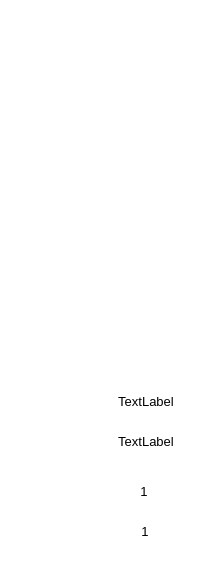
  <widget class="QFrame" name="frame_8">
   <property name="geometry">
    <rect>
     <x>1540</x>
     <y>480</y>
     <width>211</width>
     <height>561</height>
    </rect>
   </property>
   <property name="styleSheet">
    <string notr="true">background: transparent; 
background-image: url(:/pic/blue_bg.png);
border:0px</string>
   </property>
   <property name="frameShape">
    <enum>QFrame::StyledPanel</enum>
   </property>
   <property name="frameShadow">
    <enum>QFrame::Raised</enum>
   </property>
   <widget class="QLabel" name="label_3">
    <property name="geometry">
     <rect>
      <x>1155</x>
      <y>113</y>
      <width>106</width>
      <height>26</height>
     </rect>
    </property>
    <property name="font">
     <font>
      <pointsize>15</pointsize>
     </font>
    </property>
    <property name="layoutDirection">
     <enum>Qt::LeftToRight</enum>
    </property>
    <property name="styleSheet">
     <string notr="true">color: rgb(255, 255, 255);
background-image: url(:/pic/smalltitle.png);</string>
    </property>
    <property name="text">
     <string>1#液压站</string>
    </property>
    <property name="alignment">
     <set>Qt::AlignCenter</set>
    </property>
   </widget>
   <widget class="SingleEmForm" name="sp_em_2_widget" native="true">
    <property name="geometry">
     <rect>
      <x>7</x>
      <y>113</y>
      <width>95</width>
      <height>230</height>
     </rect>
    </property>
   </widget>
   <widget class="QLabel" name="label_28">
    <property name="geometry">
     <rect>
      <x>20</x>
      <y>353</y>
      <width>73</width>
      <height>15</height>
     </rect>
    </property>
    <property name="font">
     <font>
      <pointsize>9</pointsize>
     </font>
    </property>
    <property name="styleSheet">
     <string notr="true">color: rgb(255, 255, 255);
background-image: url(:/pic/subtitle.png);</string>
    </property>
    <property name="text">
     <string>2#刮板机</string>
    </property>
    <property name="alignment">
     <set>Qt::AlignCenter</set>
    </property>
   </widget>
   <widget class="QLabel" name="label_29">
    <property name="geometry">
     <rect>
      <x>17</x>
      <y>83</y>
      <width>73</width>
      <height>15</height>
     </rect>
    </property>
    <property name="font">
     <font>
      <pointsize>9</pointsize>
     </font>
    </property>
    <property name="styleSheet">
     <string notr="true">color: rgb(255, 255, 255);
background-image: url(:/pic/subtitle.png);</string>
    </property>
    <property name="text">
     <string>2#刮板电机</string>
    </property>
    <property name="alignment">
     <set>Qt::AlignCenter</set>
    </property>
   </widget>
   <widget class="QLabel" name="label_30">
    <property name="geometry">
     <rect>
      <x>117</x>
      <y>83</y>
      <width>73</width>
      <height>15</height>
     </rect>
    </property>
    <property name="font">
     <font>
      <pointsize>9</pointsize>
     </font>
    </property>
    <property name="styleSheet">
     <string notr="true">color: rgb(255, 255, 255);
background-image: url(:/pic/subtitle.png);</string>
    </property>
    <property name="text">
     <string>3#刮板电机</string>
    </property>
    <property name="alignment">
     <set>Qt::AlignCenter</set>
    </property>
   </widget>
   <widget class="QLabel" name="label_31">
    <property name="geometry">
     <rect>
      <x>120</x>
      <y>353</y>
      <width>73</width>
      <height>15</height>
     </rect>
    </property>
    <property name="font">
     <font>
      <pointsize>9</pointsize>
     </font>
    </property>
    <property name="styleSheet">
     <string notr="true">color: rgb(255, 255, 255);
background-image: url(:/pic/subtitle.png);</string>
    </property>
    <property name="text">
     <string>3#刮板机</string>
    </property>
    <property name="alignment">
     <set>Qt::AlignCenter</set>
    </property>
   </widget>
   <widget class="SingleEmForm" name="sp_em_3_widget" native="true">
    <property name="geometry">
     <rect>
      <x>107</x>
      <y>113</y>
      <width>95</width>
      <height>230</height>
     </rect>
    </property>
   </widget>
   <widget class="QLabel" name="label_18">
    <property name="geometry">
     <rect>
      <x>50</x>
      <y>20</y>
      <width>106</width>
      <height>26</height>
     </rect>
    </property>
    <property name="font">
     <font>
      <pointsize>15</pointsize>
     </font>
    </property>
    <property name="layoutDirection">
     <enum>Qt::LeftToRight</enum>
    </property>
    <property name="styleSheet">
     <string notr="true">color: rgb(255, 255, 255);
background-image: url(:/pic/smalltitle.png);</string>
    </property>
    <property name="text">
     <string>3#液压站</string>
    </property>
    <property name="alignment">
     <set>Qt::AlignCenter</set>
    </property>
   </widget>
   <widget class="QLabel" name="label_98">
    <property name="geometry">
     <rect>
      <x>37</x>
      <y>520</y>
      <width>72</width>
      <height>22</height>
     </rect>
    </property>
    <property name="font">
     <font>
      <pointsize>10</pointsize>
     </font>
    </property>
    <property name="styleSheet">
     <string notr="true">color: rgb(255, 255, 255);
background-image: url(:/pic/field_bg.png);</string>
    </property>
    <property name="text">
     <string>油箱液位</string>
    </property>
    <property name="alignment">
     <set>Qt::AlignCenter</set>
    </property>
   </widget>
   <widget class="QLabel" name="label_99">
    <property name="geometry">
     <rect>
      <x>36</x>
      <y>480</y>
      <width>72</width>
      <height>22</height>
     </rect>
    </property>
    <property name="font">
     <font>
      <pointsize>10</pointsize>
     </font>
    </property>
    <property name="styleSheet">
     <string notr="true">color: rgb(255, 255, 255);
background-image: url(:/pic/field_bg.png);</string>
    </property>
    <property name="text">
     <string>油箱温度</string>
    </property>
    <property name="alignment">
     <set>Qt::AlignCenter</set>
    </property>
   </widget>
   <widget class="QLabel" name="LS_3_TEMP_label">
    <property name="geometry">
     <rect>
      <x>108</x>
      <y>480</y>
      <width>72</width>
      <height>22</height>
     </rect>
    </property>
    <property name="font">
     <font>
      <pointsize>10</pointsize>
     </font>
    </property>
    <property name="styleSheet">
     <string notr="true">background-image: url(:/pic/white_bg.png);</string>
    </property>
    <property name="text">
     <string>1</string>
    </property>
    <property name="alignment">
     <set>Qt::AlignCenter</set>
    </property>
   </widget>
   <widget class="QLabel" name="LS_3_LEVEL_label">
    <property name="geometry">
     <rect>
      <x>109</x>
      <y>520</y>
      <width>72</width>
      <height>22</height>
     </rect>
    </property>
    <property name="font">
     <font>
      <pointsize>10</pointsize>
     </font>
    </property>
    <property name="styleSheet">
     <string notr="true">background-image: url(:/pic/white_bg.png);</string>
    </property>
    <property name="text">
     <string>1</string>
    </property>
    <property name="alignment">
     <set>Qt::AlignCenter</set>
    </property>
   </widget>
   <widget class="QLabel" name="TM_2_PRESSURE_label">
    <property name="geometry">
     <rect>
      <x>110</x>
      <y>390</y>
      <width>72</width>
      <height>22</height>
     </rect>
    </property>
    <property name="font">
     <font>
      <pointsize>10</pointsize>
     </font>
    </property>
    <property name="styleSheet">
     <string notr="true">background-image: url(:/pic/white_bg.png);</string>
    </property>
    <property name="text">
     <string>TextLabel</string>
    </property>
    <property name="alignment">
     <set>Qt::AlignCenter</set>
    </property>
   </widget>
   <widget class="QLabel" name="label_104">
    <property name="geometry">
     <rect>
      <x>38</x>
      <y>390</y>
      <width>72</width>
      <height>22</height>
     </rect>
    </property>
    <property name="font">
     <font>
      <pointsize>10</pointsize>
     </font>
    </property>
    <property name="styleSheet">
     <string notr="true">color: rgb(255, 255, 255);
background-image: url(:/pic/field_bg.png);</string>
    </property>
    <property name="text">
     <string>2#刮板压力</string>
    </property>
    <property name="alignment">
     <set>Qt::AlignCenter</set>
    </property>
   </widget>
   <widget class="QLabel" name="TM_3_PRESSURE_label">
    <property name="geometry">
     <rect>
      <x>110</x>
      <y>430</y>
      <width>72</width>
      <height>22</height>
     </rect>
    </property>
    <property name="font">
     <font>
      <pointsize>10</pointsize>
     </font>
    </property>
    <property name="styleSheet">
     <string notr="true">background-image: url(:/pic/white_bg.png);</string>
    </property>
    <property name="text">
     <string>TextLabel</string>
    </property>
    <property name="alignment">
     <set>Qt::AlignCenter</set>
    </property>
   </widget>
   <widget class="QLabel" name="label_105">
    <property name="geometry">
     <rect>
      <x>38</x>
      <y>430</y>
      <width>72</width>
      <height>22</height>
     </rect>
    </property>
    <property name="font">
     <font>
      <pointsize>10</pointsize>
     </font>
    </property>
    <property name="styleSheet">
     <string notr="true">color: rgb(255, 255, 255);
background-image: url(:/pic/field_bg.png);</string>
    </property>
    <property name="text">
     <string>3#刮板压力</string>
    </property>
    <property name="alignment">
     <set>Qt::AlignCenter</set>
    </property>
   </widget>
  </widget>
